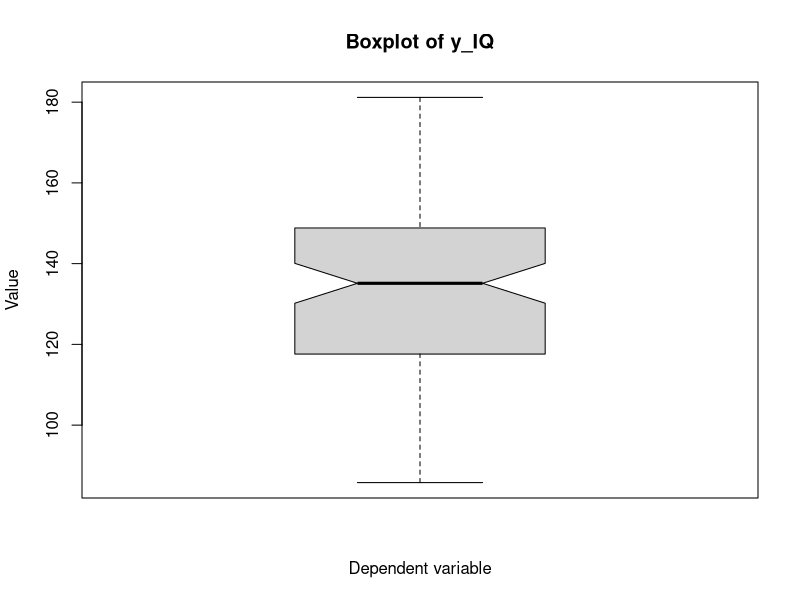
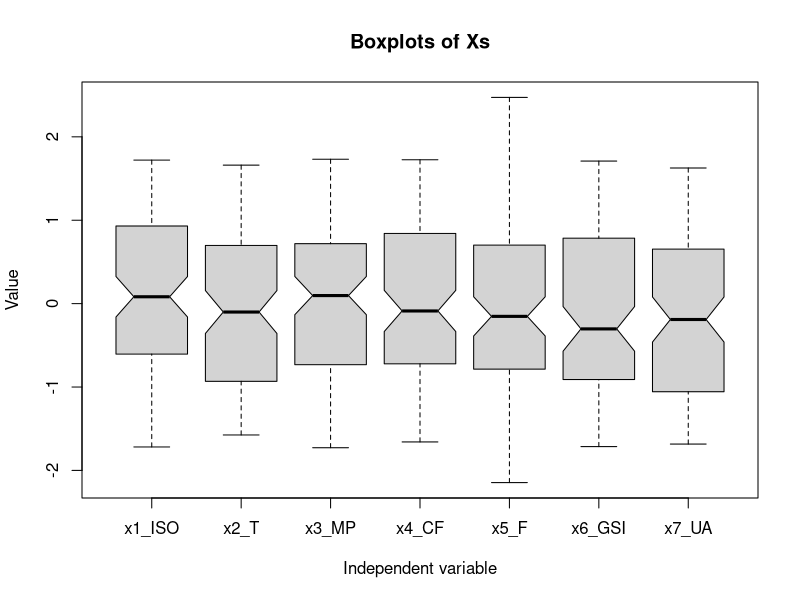
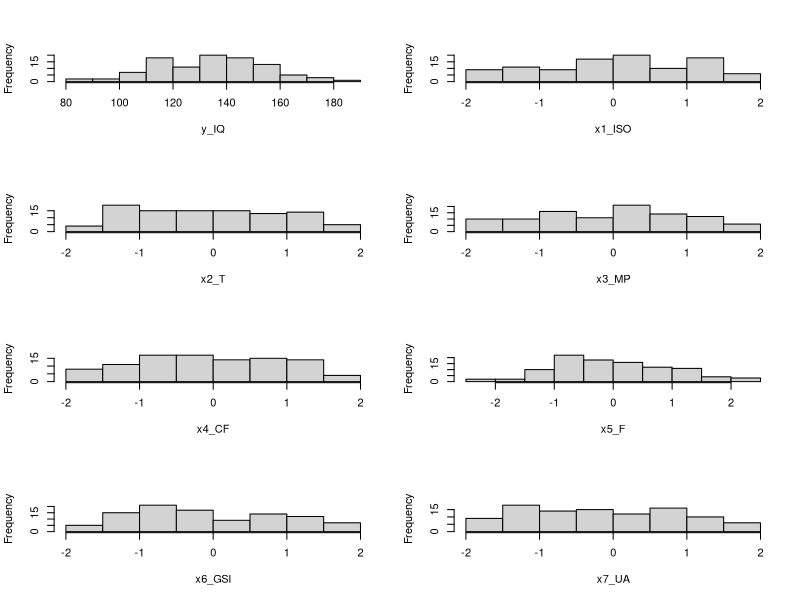
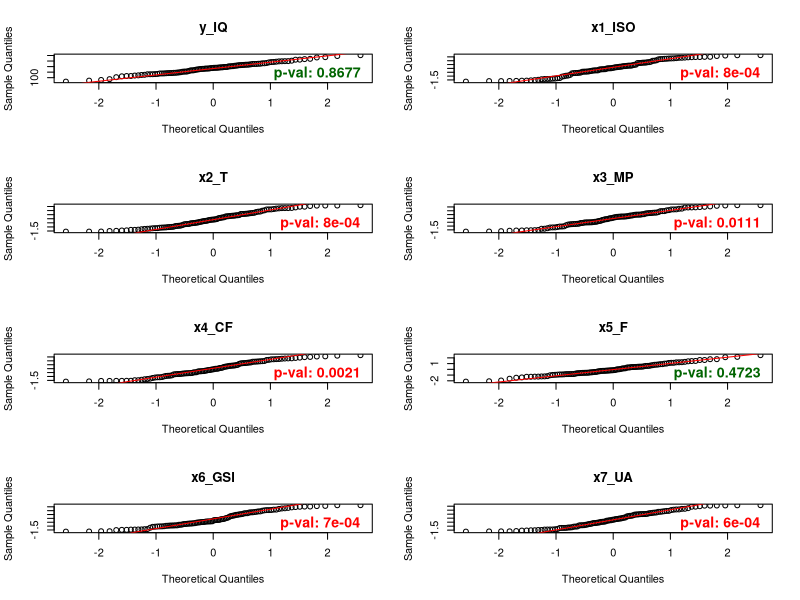
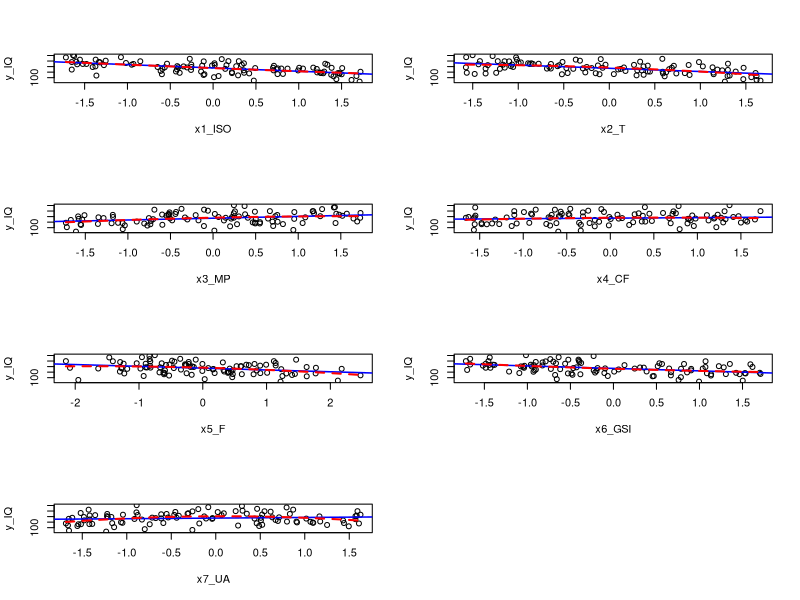
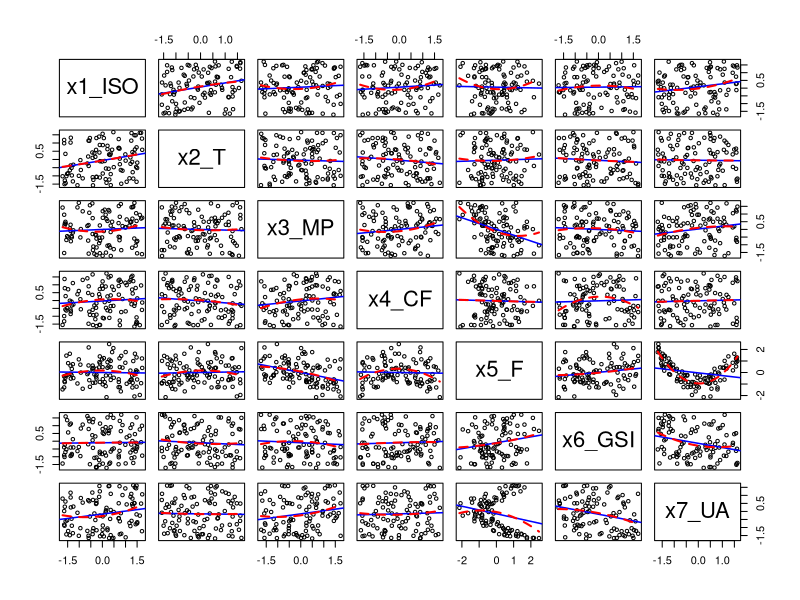
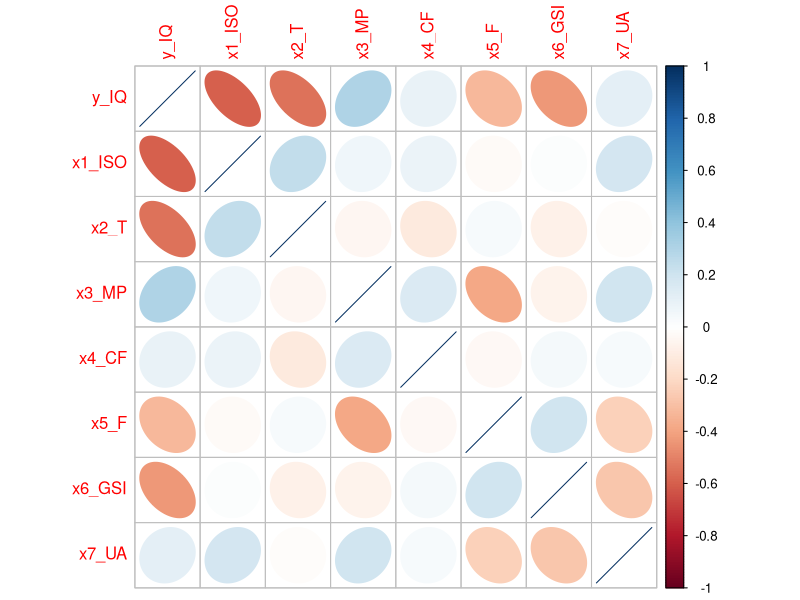
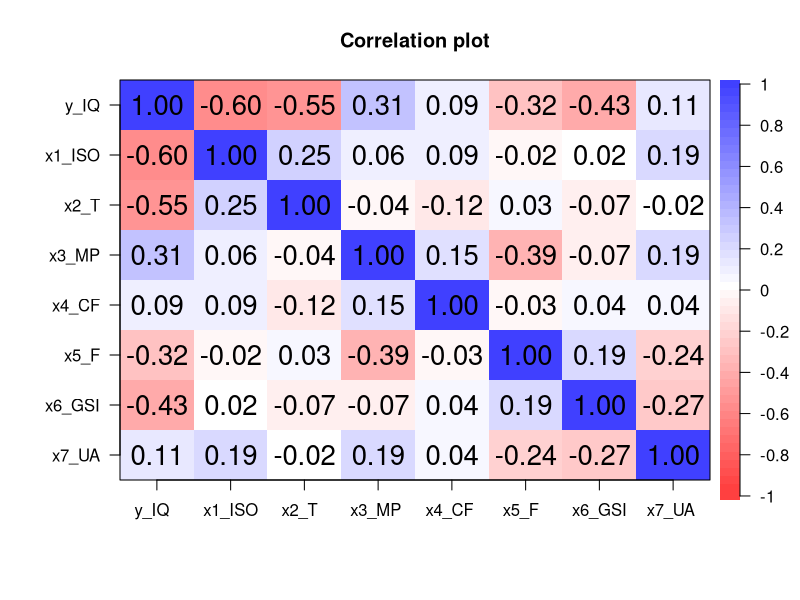

These charts were generated, in order, by the following R code:
# Weighs 0 Bytes (or, does it? *moon men starts playing*)
library(corrplot)       # guess
library(psych)          # corPlot


# 0.1.
twist = read.csv("Dataset_N7.csv", header=T)
n = nrow(twist)
while("twist" %in% search()) detach("twist")
attach(twist)


twist_sorted = twist[order(y_IQ),]

head(twist_sorted)
tail(twist_sorted)


# 1.1.
summary(twist)
lista_variabili <- list(
    y_IQ = y_IQ, x1_ISO = x1_ISO, x2_T = x2_T, x3_MP = x3_MP, 
    x4_CF = x4_CF, x5_F = x5_F, x6_GSI = x6_GSI, x7_UA = x7_UA
)

cat(sprintf("%-8s %10.4s %10.4s\n", "", "StD", "Var"))
for(nome in names(lista_variabili)) {
    dati = lista_variabili[[nome]]
    cat(sprintf("%-8s %10.4f %10.4f\n", nome, sd(dati), var(dati)))
}

var_coeff_y = sd(y_IQ) / mean(y_IQ) * 100; var_coeff_y  # around 15%

# Old timey person (or catto)
png(filename = "plottwists/boxplot_y.png", width = 4, height = 6, units = "in", res = 300, bg = "white")
    boxplot(y_IQ, notch=T, main = "Boxplot of y_IQ", ylab = "Value", xlab = "Dependent variable")
dev.off()

png(filename = "plottwists/boxplots_xs.png", width = 8, height = 6, units = "in", res = 250, bg = "white")
    boxplot(x1_ISO, x2_T, x3_MP, x4_CF, x5_F, x6_GSI, x7_UA,
            notch = TRUE,
            xlab = 'Independent variable',
            ylab = 'Value',
            main = 'Boxplots of Xs',
            names = c("x1_ISO", "x2_T", "x3_MP", "x4_CF", "x5_F", "x6_GSI", "x7_UA")
    )
dev.off()


# 1.2.
dati_frequenze <- function(dati, nome = "x", k = NULL) {
    dati <- dati[!is.na(dati)]
    N <- length(dati)

    if (N == 0) {
        stop("Nessun dato disponibile.")
    }

    if (is.null(k)) {
        k <- ceiling(1 + 3.3 * log10(N))
    }

    minimo <- min(dati)
    massimo <- max(dati)

    if (minimo == massimo) {
        ampiezza <- ifelse(minimo == 0, 1, abs(minimo) * 0.1)
        minimo <- minimo - ampiezza / 2
        massimo <- massimo + ampiezza / 2
    }

    ampiezza <- (massimo - minimo) / k
    limiti <- minimo + 0:k * ampiezza
    limiti_tag <- limiti
    limiti[length(limiti)] <- limiti[length(limiti)] +
        .Machine$double.eps * max(1, abs(limiti[length(limiti)]))

    classi <- cut(dati, breaks = limiti, right = FALSE, include.lowest = TRUE)
    frequenza <- as.integer(table(classi))
    limite_sx <- head(limiti_tag, -1)
    limite_dx <- tail(limiti_tag, -1)
    centro <- (limite_sx + limite_dx) / 2
    frequenza_relativa <- frequenza / N

    data.frame(
        variabile = nome,
        classe = seq_along(frequenza),
        limite_inferiore = limite_sx,
        limite_superiore = limite_dx,
        centro_classe = centro,
        frequenza = frequenza,
        frequenza_relativa = frequenza_relativa,
        frequenza_cumulata = cumsum(frequenza),
        frequenza_relativa_cumulata = cumsum(frequenza_relativa)
    )
}

dati_frequenze_variabili <- lapply(names(lista_variabili), function(nome) {
    dati_frequenze(lista_variabili[[nome]], nome)
})
names(dati_frequenze_variabili) <- names(lista_variabili)

frequenze <- do.call(rbind, dati_frequenze_variabili)
row.names(frequenze) <- NULL

frequenze_y_IQ <- dati_frequenze_variabili$y_IQ
frequenze_y_IQ


png(filename = "plottwists/hists.png", width = 10, height = 14, units = "in", res = 200, bg = "white")
par(mfrow = c(4, 2))
    for(nome in names(lista_variabili)) {
        dati = lista_variabili[[nome]]

        hist(dati, main='', xlab=nome)
    }
dev.off()


png(filename = "plottwists/qq_normals.png", width = 10, height = 14, units = "in", res = 200, bg = "white")
par(mfrow = c(4, 2))
    for(nome in names(lista_variabili)) {
    
    dati <- lista_variabili[[nome]]
    
    shapiro_risultato <- shapiro.test(dati)
    p_val <- round(shapiro_risultato$p.value, 4)
    
    qqnorm(dati, main = nome)
    qqline(dati, col = "red")
    
    mtext(text = paste("p-val:", p_val), 
            side = 1, 
            line = -1.2, 
            adj = 0.95,
            col = ifelse(p_val < 0.05, "red", "darkgreen"), 
            cex = 0.85, 
            font = 2)
    }
dev.off()


# 1.3.
pannello_lineare_e_quadratico <- function(x, y, ...) {
    points(x, y, ...)
    abline(lm(y ~ x), col = "blue", lwd = 1.5)
    seq_x <- seq(min(x, na.rm = TRUE), max(x, na.rm = TRUE), length.out = 100)
    modello_quadratico <- lm(y ~ poly(x, 2, raw = TRUE))
    predizioni_y <- predict(modello_quadratico, newdata = data.frame(x = seq_x))
    lines(seq_x, predizioni_y, col = "red", lwd = 2, lty = "dashed")
}

png(filename = "plottwists/scatters_y_vs_xs_lines.png", width = 10, height = 14, units = "in", res = 200, bg = "white")
par(mfrow = c(4, 2))
    for (name in names(lista_variabili)) {
        if (name != "y_IQ") {
            data = lista_variabili[[name]]
            plot(data, y_IQ, main='', xlab=name, ylab="y_IQ", type="n")
            pannello_lineare_e_quadratico(data, y_IQ, pch=1, col="black")
        }
}
dev.off()

independent_twist = twist
independent_twist$y_IQ = NULL

png(filename = "plottwists/scatters_all_lines.png", width = 14, height = 14, units = "in", res = 200, bg = "white")
    pairs(independent_twist, 
        panel = pannello_lineare_e_quadratico, 
        pch = 1, 
        col = "black", 
        cex = 0.7)
dev.off()

# 1.4.
cv = cov(twist)
cr = cor(twist)

png(filename = "plottwists/corrplot.png", width = 10, height = 10, units = "in", res = 200, bg = "white")
    corrplot(cr, method = 'ellipse')
dev.off()
# corrplot.mixed(cr, number.cex=0.8, tl.cex=0.8)

png(filename = "plottwists/corrplot_heatmap.png", width = 10, height = 10, units = "in", res = 200, bg = "white")
    corPlot(cr, cex = 1.1, show.legend=TRUE, main="Correlation plot")
dev.off()



png(filename = "plottwists/x1_ISO_vs_y_IQ.png", width = 4, height = 4, units = "in", res = 400, bg = "white")
    plot(x1_ISO, y_IQ)
dev.off()

png(filename = "plottwists/x5_F_vs_x7_UA.png", width = 4, height = 4, units = "in", res = 400, bg = "white")
    plot(x5_F, x7_UA)
dev.off()




# 2.1.

fit0 = lm(y_IQ ~ ., data=twist); summary(fit0)                                                  # R²=0.8408; x4_CF, x5_F**, x7_UA
fit1 = lm(y_IQ ~ .-x7_UA, data=twist); summary(fit1)                                            # R²=0.8408; -x7_UA
fit2 = lm(y_IQ ~ .-x7_UA-x4_CF, data=twist); summary(fit2)                                      # R²=0.8371; -x4_CF
                
fit00 = lm(y_IQ ~ .^2, data=twist); summary(fit00)                                              # R²=0.859; x4_CF, x5_F.,x7_USA, .^2-{x3_MP:x4_CF.} 
fit01 = lm(y_IQ ~ .-x7_UA-x4_CF+x3_MP:x4_CF, data=twist); summary(fit01)                        # R²=0.842; -x4_CF -x7_UA -.^2-{x3_MP:x4_CF}
                
                
fit000 = lm(y_IQ ~ .^2+I(x7_UA^2), data=twist); summary(fit000)                                 # R²=0.8672; x4_CF., x5_F, x7_UA, x7_UA^2*, .^2 
fit001 = lm(y_IQ ~ .+I(x7_UA^2)-x5_F-x7_UA, data=twist); summary(fit001)                        # R²=0.8488; x4_CF, x7_UA^2***; -x5_F -x7_UA -.^2
fit002 = lm(y_IQ ~ .+I(x7_UA^2)-x4_CF-x5_F-x7_UA, data=twist); summary(fit002)                  # R²=0.8456; -x4_CF
fit003 = lm(y_IQ ~ .+I(x7_UA^2)-x4_CF-x7_UA, data=twist); summary(fit003)                       # R²=0.8462; x7_UA^2*, x5_F; +x5_F
                
fit0000 = lm(y_IQ ~ .^2+I(x2_T^2)+I(x7_UA^2), data=twist); summary(fit0000)                     # R²=0.8899; x4_CF., x5_F, x7_UA, x7_UA^2*, .^2
fit0001 = lm(y_IQ ~ .+I(x2_T^2)+I(x7_UA^2)-x5_F-x7_UA, data=twist); summary(fit0001)            # R²=0.869; x4_CF, x7_UA^2***; -x5_F -x7_UA -.^2
fit0002 = lm(y_IQ ~ .+I(x2_T^2)+I(x7_UA^2)-x4_CF-x5_F-x7_UA, data=twist); summary(fit0002)      # R²=0.8666; -x4_CF
fit0003 = lm(y_IQ ~ .+I(x2_T^2)+I(x7_UA^2)-x4_CF-x7_UA, data=twist); summary(fit0003)           # R²=0.8667; x7_UA^2*, x5_F; +x5_F


fits <- list(
  fit1 = fit1,
  fit01 = fit01,
  fit001 = fit001,
  fit002 = fit002,
  fit0001 = fit0001,
  fit0002 = fit0002
)



for (i in 1:4) {
    png(filename = sprintf("plottwists/diagnostics_%d.png", i), width = 8, height = 12, units = "in", res = 200, bg = "white")
    par(mfrow = c(3, 2))
        for (name in names(fits)) {
            fit <- fits[[name]]
        
            if (i < 4) {
                plot(fit, which = i, main = name)
        
            } else {
                cook <- cooks.distance(fit)
                threshold <- 4 / nobs(fit)
                
                plot(
                    cook,
                    type = "h",
                    main = name,
                    ylim = c(0, 0.13),
                    xlab = "Obs. number",
                    ylab = "Cook's distance"
                )
                
                abline(h = threshold, col = "red", lty = 2)       # Seizing the means of production
                
                influential <- which(cook > threshold)
                
                text(
                    influential,
                    cook[influential],
                    labels = influential,
                    pos = 3,
                    cex = 0.8
                )
            }
        }
    dev.off()
}


AIC(fit1, fit01, fit001, fit002, fit0001, fit0002)
BIC(fit1, fit01, fit001, fit002, fit0001, fit0002)

FLAG = fit0002       # Fits Like A Glove

png(filename = "plottwists/diagnostics_FLAG.png", width = 10, height = 10, units = "in", res = 200, bg = "white")
par(mfrow = c(2, 2))
    plot(FLAG)
dev.off()

confint(FLAG)

residuals(FLAG)


# a small step for a man crrrrrrrrrrrrrrrrrrrrrrrrrrrrrrrrrr, a giant leap for mankind crrrrrrrrrrrrrrrrrrrrrrrrrrrrrr

# 99.

reg = lm(y_IQ ~ x1_ISO + x2_T + x3_MP + x4_CF + x5_F + x6_GSI + x7_UA, data = twist); summary(reg)
fff = step(lm(y_IQ ~ x1_ISO + x2_T + x3_MP + x4_CF + x5_F + x6_GSI + x7_UA +
                     I(x1_ISO^2) + I(x2_T^2) + I(x3_MP^2) + I(x4_CF^2) + I(x5_F^2) + I(x6_GSI^2) + I(x7_UA^2) +
                     (x1_ISO + x2_T + x3_MP + x4_CF + x5_F + x6_GSI + x7_UA)^2,
                     data = twist),
                     direction = "both",
                     trace = 1,
                     k = log(n));
                     summary(fff)
